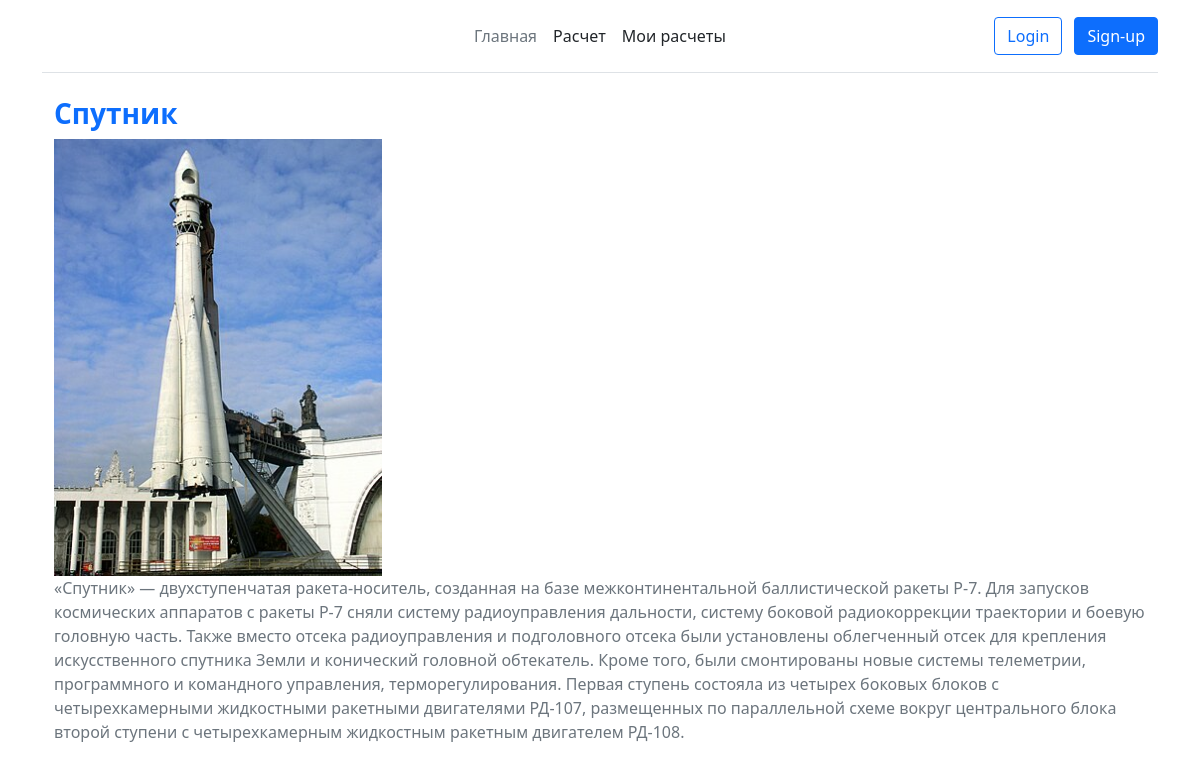
/rocketdetail/2/, run on the app's committed database.
### rocket/models.py (models this page shows, shortened)
class LaunchVehicle(models.Model):
    name = models.CharField(max_length=100, verbose_name="Название")
    short_description = models.TextField(blank=True, null=True, verbose_name="Краткое описание")
    description = models.TextField(blank=True, null=True, verbose_name="Описание")
    gto_playload = models.IntegerField(verbose_name="Полезная нагрузка (кг)")
    imagerocket = models.ImageField(verbose_name="Изображение",upload_to="rockets/",blank=True, null=True)
    class Meta:
        verbose_name = "Ракета-носитель"
        verbose_name_plural = "Ракеты-носители"

### rocket/views.py (the view)
# urls.py: path("rocketdetail/<int:pk>/", views.rocket_detail, name="rocket_detail")
def rocket_detail(request, pk):
    rocket = get_object_or_404(LaunchVehicle, pk = pk )
    return render(request, "rocket/rocket_detail.html", context={"rocket": rocket})

### rocket/templates/rocket/rocket_detail.html (shortened to what this page needs)
{% extends 'rocket/base.html' %}
{% block content %}
<div class="container ">
 <div class="row">
      <div class="col">
        <h3 class="rocket-name">{{rocket.name}}</h3>
          <div class="rocket-img-container">
                            <img {% if rocket.imagerocket %} src="{{ rocket.imagerocket.url }}" {% endif %}class="rocket-img " alt={{rocket.name}}>
                        </div>
        <p class="rocket-description ">{{rocket.description}}</p>
     </div>
 </div>
</div>
{% endblock%}

### rocket/templates/rocket/rocket_detail.html (style rules this page uses)
.rocket-name { font-weight: bold; color: #0d6efd; }
.rocket-description { color: #6c757d; font-size: 1rem; }
.rocket-img { object-fit: cover; width: 30%; height: 30%; }

### data on the page
LaunchVehicle: name "Спутник", imagerocket (picture), description "«Спутник» — двухступенчатая ракета-носитель, созданная на базе межконтинентальной баллистической ракеты Р-7. Для запусков космических аппаратов с ракеты Р-7 сняли систему радиоуправления дальности, систему боковой радиокоррекции траектории и боевую головную часть. Также вместо отсека радиоуправления и подголовного отсека были установлены облегченный отсек для крепления искусственного спутника Земли и конический головной обтекатель. Кроме того, были смонтированы новые системы телеметрии, программного и командного управления, терморегулирования. Первая ступень состояла из четырех боковых блоков с четырехкамерными жидкостными ракетными двигателями РД-107, размещенных по параллельной схеме…"
